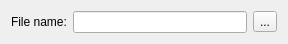
<?xml version="1.0" encoding="UTF-8"?>
<ui version="4.0">
 <class>FileChooser</class>
 <widget class="QWidget" name="FileChooser">
  <property name="geometry">
   <rect>
    <x>0</x>
    <y>0</y>
    <width>288</width>
    <height>40</height>
   </rect>
  </property>
  <property name="windowTitle">
   <string>File chooser</string>
  </property>
  <layout class="QGridLayout" name="gridLayout">
   <item row="0" column="0">
    <layout class="QHBoxLayout" name="horizontalLayout">
     <item>
      <widget class="QLabel" name="label">
       <property name="text">
        <string>File name:</string>
       </property>
      </widget>
     </item>
     <item>
      <widget class="QLineEdit" name="m_fileName">
       <property name="enabled">
        <bool>true</bool>
       </property>
      </widget>
     </item>
     <item>
      <widget class="QToolButton" name="m_ChooseFileToolButton">
       <property name="text">
        <string>...</string>
       </property>
       <property name="iconSize">
        <size>
         <width>16</width>
         <height>16</height>
        </size>
       </property>
       <property name="toolButtonStyle">
        <enum>Qt::ToolButtonIconOnly</enum>
       </property>
      </widget>
     </item>
    </layout>
   </item>
  </layout>
 </widget>
 <resources/>
 <connections>
  <connection>
   <sender>m_ChooseFileToolButton</sender>
   <signal>clicked()</signal>
   <receiver>FileChooser</receiver>
   <slot>onChooseFileToolButtonClicked()</slot>
   <hints>
    <hint type="sourcelabel">
     <x>265</x>
     <y>19</y>
    </hint>
    <hint type="destinationlabel">
     <x>143</x>
     <y>19</y>
    </hint>
   </hints>
  </connection>
 </connections>
 <slots>
  <slot>onChooseFileToolButtonClicked()</slot>
 </slots>
</ui>
